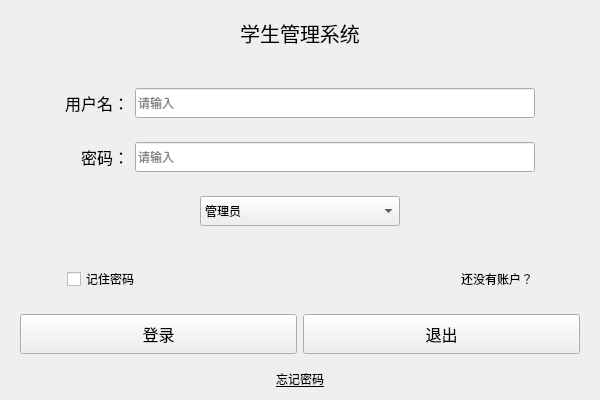
<?xml version="1.0" encoding="UTF-8"?>
<ui version="4.0">
 <class>Login</class>
 <widget class="QWidget" name="Login">
  <property name="geometry">
   <rect>
    <x>0</x>
    <y>0</y>
    <width>600</width>
    <height>400</height>
   </rect>
  </property>
  <property name="minimumSize">
   <size>
    <width>600</width>
    <height>400</height>
   </size>
  </property>
  <property name="maximumSize">
   <size>
    <width>1200</width>
    <height>800</height>
   </size>
  </property>
  <property name="contextMenuPolicy">
   <enum>Qt::DefaultContextMenu</enum>
  </property>
  <property name="windowTitle">
   <string>学生管理系统登录</string>
  </property>
  <property name="windowIcon">
   <iconset resource="Res.qrc">
    <normaloff>:/images/StudentManage.svg</normaloff>:/images/StudentManage.svg</iconset>
  </property>
  <layout class="QVBoxLayout" name="verticalLayout">
   <item>
    <widget class="QLabel" name="label">
     <property name="font">
      <font>
       <pointsize>15</pointsize>
      </font>
     </property>
     <property name="layoutDirection">
      <enum>Qt::LeftToRight</enum>
     </property>
     <property name="text">
      <string>学生管理系统</string>
     </property>
     <property name="alignment">
      <set>Qt::AlignCenter</set>
     </property>
    </widget>
   </item>
   <item>
    <widget class="QWidget" name="widget_5" native="true">
     <layout class="QHBoxLayout" name="horizontalLayout_2">
      <item>
       <spacer name="horizontalSpacer">
        <property name="orientation">
         <enum>Qt::Horizontal</enum>
        </property>
        <property name="sizeHint" stdset="0">
         <size>
          <width>40</width>
          <height>20</height>
         </size>
        </property>
       </spacer>
      </item>
      <item>
       <widget class="QWidget" name="widget_4" native="true">
        <layout class="QGridLayout" name="gridLayout">
         <item row="1" column="0">
          <widget class="QWidget" name="widget_3" native="true">
           <property name="minimumSize">
            <size>
             <width>300</width>
             <height>0</height>
            </size>
           </property>
           <layout class="QHBoxLayout" name="horizontalLayout_4">
            <item>
             <widget class="QLabel" name="labelPassword">
              <property name="font">
               <font>
                <pointsize>12</pointsize>
               </font>
              </property>
              <property name="text">
               <string>密码：</string>
              </property>
              <property name="alignment">
               <set>Qt::AlignRight|Qt::AlignTrailing|Qt::AlignVCenter</set>
              </property>
             </widget>
            </item>
            <item>
             <widget class="QLineEdit" name="lineEditPassword">
              <property name="minimumSize">
               <size>
                <width>400</width>
                <height>30</height>
               </size>
              </property>
              <property name="maximumSize">
               <size>
                <width>400</width>
                <height>16777215</height>
               </size>
              </property>
              <property name="echoMode">
               <enum>QLineEdit::PasswordEchoOnEdit</enum>
              </property>
              <property name="placeholderText">
               <string>请输入</string>
              </property>
             </widget>
            </item>
           </layout>
          </widget>
         </item>
         <item row="0" column="0">
          <widget class="QWidget" name="widget_2" native="true">
           <layout class="QHBoxLayout" name="horizontalLayout_3">
            <item>
             <widget class="QLabel" name="labelUserName">
              <property name="font">
               <font>
                <pointsize>12</pointsize>
               </font>
              </property>
              <property name="text">
               <string>用户名：</string>
              </property>
              <property name="alignment">
               <set>Qt::AlignRight|Qt::AlignTrailing|Qt::AlignVCenter</set>
              </property>
             </widget>
            </item>
            <item>
             <widget class="QLineEdit" name="lineEditUserName">
              <property name="minimumSize">
               <size>
                <width>400</width>
                <height>30</height>
               </size>
              </property>
              <property name="maximumSize">
               <size>
                <width>400</width>
                <height>16777215</height>
               </size>
              </property>
              <property name="accessibleDescription">
               <string/>
              </property>
              <property name="placeholderText">
               <string>请输入</string>
              </property>
             </widget>
            </item>
           </layout>
          </widget>
         </item>
         <item row="2" column="0">
          <widget class="QWidget" name="widget_7" native="true">
           <layout class="QHBoxLayout" name="horizontalLayout_6">
            <item>
             <spacer name="horizontalSpacer_5">
              <property name="orientation">
               <enum>Qt::Horizontal</enum>
              </property>
              <property name="sizeHint" stdset="0">
               <size>
                <width>40</width>
                <height>20</height>
               </size>
              </property>
             </spacer>
            </item>
            <item>
             <widget class="QComboBox" name="comboBox">
              <property name="minimumSize">
               <size>
                <width>200</width>
                <height>30</height>
               </size>
              </property>
              <item>
               <property name="text">
                <string>管理员</string>
               </property>
              </item>
              <item>
               <property name="text">
                <string>教师</string>
               </property>
              </item>
              <item>
               <property name="text">
                <string>学生</string>
               </property>
              </item>
             </widget>
            </item>
            <item>
             <spacer name="horizontalSpacer_6">
              <property name="orientation">
               <enum>Qt::Horizontal</enum>
              </property>
              <property name="sizeHint" stdset="0">
               <size>
                <width>40</width>
                <height>20</height>
               </size>
              </property>
             </spacer>
            </item>
           </layout>
          </widget>
         </item>
        </layout>
       </widget>
      </item>
      <item>
       <spacer name="horizontalSpacer_2">
        <property name="orientation">
         <enum>Qt::Horizontal</enum>
        </property>
        <property name="sizeHint" stdset="0">
         <size>
          <width>40</width>
          <height>20</height>
         </size>
        </property>
       </spacer>
      </item>
     </layout>
    </widget>
   </item>
   <item>
    <widget class="QWidget" name="widget_6" native="true">
     <property name="maximumSize">
      <size>
       <width>16777215</width>
       <height>40</height>
      </size>
     </property>
     <layout class="QHBoxLayout" name="horizontalLayout_5">
      <item>
       <spacer name="horizontalSpacer_3">
        <property name="orientation">
         <enum>Qt::Horizontal</enum>
        </property>
        <property name="sizeHint" stdset="0">
         <size>
          <width>40</width>
          <height>20</height>
         </size>
        </property>
       </spacer>
      </item>
      <item>
       <widget class="QCheckBox" name="cbRemberPwd">
        <property name="minimumSize">
         <size>
          <width>230</width>
          <height>0</height>
         </size>
        </property>
        <property name="text">
         <string>记住密码</string>
        </property>
       </widget>
      </item>
      <item>
       <widget class="QLabel" name="labelAddUser">
        <property name="minimumSize">
         <size>
          <width>230</width>
          <height>0</height>
         </size>
        </property>
        <property name="maximumSize">
         <size>
          <width>16777215</width>
          <height>40</height>
         </size>
        </property>
        <property name="text">
         <string>还没有账户？</string>
        </property>
        <property name="alignment">
         <set>Qt::AlignRight|Qt::AlignTrailing|Qt::AlignVCenter</set>
        </property>
       </widget>
      </item>
      <item>
       <spacer name="horizontalSpacer_4">
        <property name="orientation">
         <enum>Qt::Horizontal</enum>
        </property>
        <property name="sizeHint" stdset="0">
         <size>
          <width>40</width>
          <height>20</height>
         </size>
        </property>
       </spacer>
      </item>
     </layout>
    </widget>
   </item>
   <item>
    <widget class="QWidget" name="widget" native="true">
     <layout class="QHBoxLayout" name="horizontalLayout">
      <item>
       <widget class="QPushButton" name="btnLoign">
        <property name="minimumSize">
         <size>
          <width>80</width>
          <height>40</height>
         </size>
        </property>
        <property name="font">
         <font>
          <pointsize>12</pointsize>
         </font>
        </property>
        <property name="text">
         <string>登录</string>
        </property>
       </widget>
      </item>
      <item>
       <widget class="QPushButton" name="btnExit">
        <property name="minimumSize">
         <size>
          <width>80</width>
          <height>40</height>
         </size>
        </property>
        <property name="font">
         <font>
          <pointsize>12</pointsize>
         </font>
        </property>
        <property name="text">
         <string>退出</string>
        </property>
       </widget>
      </item>
     </layout>
    </widget>
   </item>
   <item>
    <widget class="QLabel" name="labelForgetPwd">
     <property name="minimumSize">
      <size>
       <width>0</width>
       <height>0</height>
      </size>
     </property>
     <property name="maximumSize">
      <size>
       <width>16777215</width>
       <height>20</height>
      </size>
     </property>
     <property name="font">
      <font>
       <underline>true</underline>
      </font>
     </property>
     <property name="text">
      <string>忘记密码</string>
     </property>
     <property name="alignment">
      <set>Qt::AlignCenter</set>
     </property>
    </widget>
   </item>
  </layout>
 </widget>
 <resources>
  <include location="Res.qrc"/>
 </resources>
 <connections/>
</ui>
